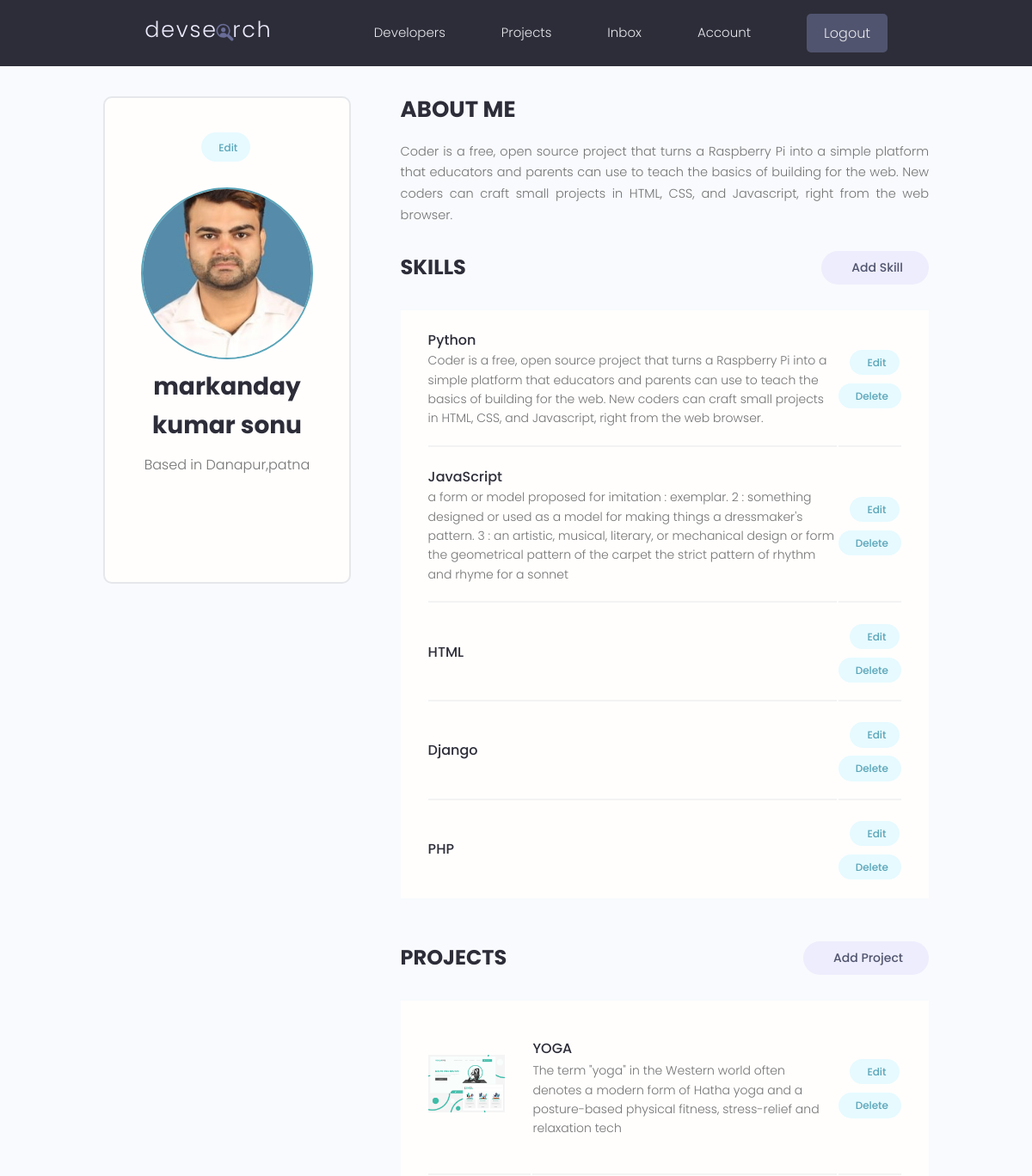
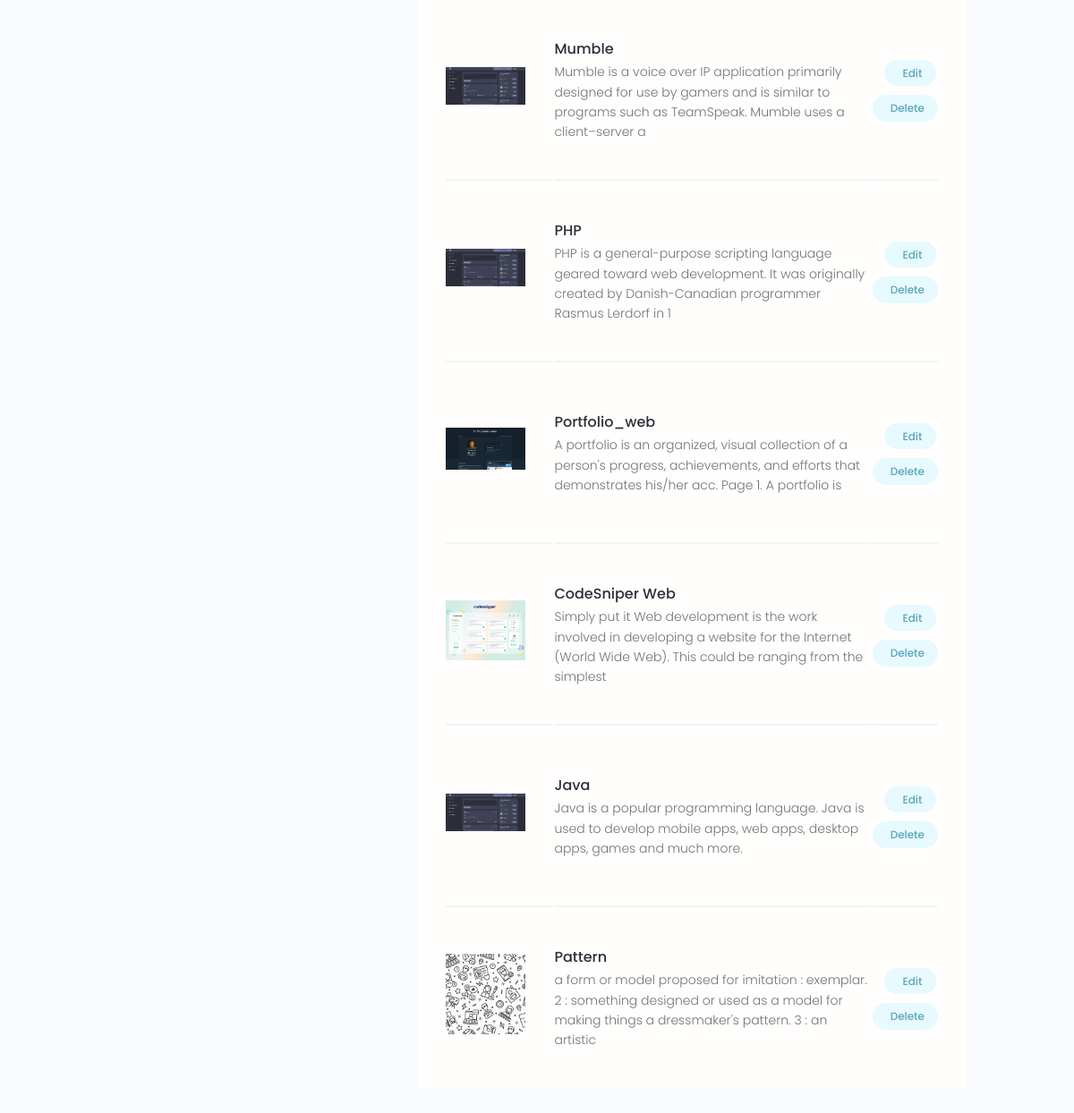
Page /account/ (signed in) on the committed database (2 pictures, top to bottom).
### users/models.py (models this page shows, shortened)
class Profile(models.Model):
    user = models.OneToOneField(
        User, on_delete=models.CASCADE, null=True, blank=True)
    name = models.CharField(max_length=200, blank=True, null=True)
    email = models.EmailField(max_length=500, blank=True, null=True)
    username = models.CharField(max_length=200, blank=True, null=True)
    location = models.CharField(max_length=200, blank=True, null=True)
    short_intro = models.CharField(max_length=200, blank=True, null=True)
    bio = models.TextField(blank=True, null=True)
    profile_image = models.ImageField(
        null=True, blank=True, upload_to='profiles/', default="profiles/user-default.png")
    social_github = models.CharField(max_length=200, blank=True, null=True)
    social_twitter = models.CharField(max_length=200, blank=True, null=True)
    social_linkedin = models.CharField(max_length=200, blank=True, null=True)
    social_youtube = models.CharField(max_length=200, blank=True, null=True)
    social_website = models.CharField(max_length=200, blank=True, null=True)
    created = models.DateTimeField(auto_now_add=True)
    id = models.UUIDField(default=uuid.uuid4, unique=True,
                          primary_key=True, editable=False)
    class Meta:
        ordering = ['created']
    @property
    def imageURL(self):
        try:
            url = self.profile_image.url
        except:
            url = ''
        return url

class Skill(models.Model):
    owner = models.ForeignKey(
        Profile, on_delete=models.CASCADE, null=True, blank=True)
    name = models.CharField(max_length=200, blank=True, null=True)
    description = models.TextField(null=True, blank=True)
    created = models.DateTimeField(auto_now_add=True)
    id = models.UUIDField(default=uuid.uuid4, unique=True,
                          primary_key=True, editable=False)

### projects/models.py (models this page shows, shortened)
class Project(models.Model):
    owner = models.ForeignKey(
        Profile, null=True, blank=True, on_delete=models.CASCADE)
    title = models.CharField(max_length=200)
    description = models.TextField(null=True, blank=True)
    featured_image = models.ImageField(
        null=True, blank=True, default="default.jpg")
    demo_link = models.CharField(max_length=2000, null=True, blank=True)
    source_link = models.CharField(max_length=2000, null=True, blank=True)
    tags = models.ManyToManyField('Tag', blank=True)
    vote_total = models.IntegerField(default=0, null=True, blank=True)
    vote_ratio = models.IntegerField(default=0, null=True, blank=True)
    created = models.DateTimeField(auto_now_add=True)
    id = models.UUIDField(default=uuid.uuid4, unique=True,
                          primary_key=True, editable=False)
    class Meta:
        ordering = ['-vote_ratio', '-vote_total', 'title']
    @property
    def imageURL(self):
        try:
            url = self.featured_image.url
        except:
            url = ''
        return url

### users/views.py (the view)
# urls.py: path('account/', views.userAccount, name="account"),
@login_required(login_url='login')
def userAccount(request):
    profile = request.user.profile
    skills = profile.skill_set.all()
    projects = profile.project_set.all()
    context = {'profile': profile, 'skills': skills, 'projects': projects}
    return render(request, 'users/account.html', context)

### users/templates/users/account.html (shortened to what this page needs)
{% extends 'main.html' %}
{% block content %}
<main class="settingsPage profile my-md">
  <div class="container">
    <div class="layout">
      <div class="column column--1of3">
        <div class="card text-center">
          <div class="card__body dev">
            <a class="tag tag--pill tag--main settings__btn" href="{% url 'edit-account' %}">
              Edit</a>
            <img class="avatar avatar--xl dev__avatar" src="{{profile.imageURL}}" />
            <h2 class="dev__name">{{profile.name}}</h2>
            <p class="dev__location">Based in {{profile.location}}</p>
            <ul class="dev__social">
            </ul>
          </div>
        </div>
      </div>
      <div class="column column--2of3">
        <div class="devInfo">
          <h3 class="devInfo__title">About Me</h3>
          <p class="devInfo__about">{{profile.bio}}</p>
        </div>
        <div class="settings">
          <h3 class="settings__title">Skills</h3>
          <a class="tag tag--pill tag--sub settings__btn tag--lg" href="{% url 'create-skill' %}"> Add Skill</a>
        </div>
        <table class="settings__table">
          {% for skill in skills %}
          <tr>
            <td class="settings__tableInfo">
              <h4>{{skill.name}}</h4>
              <p>
                {{skill.description}}
              </p>
            </td>
            <td class="settings__tableActions">
              <a class="tag tag--pill tag--main settings__btn" href="{% url 'update-skill' skill.id %}"> Edit</a>
              <a class="tag tag--pill tag--main settings__btn" href="{% url 'delete-skill' skill.id %}?next=/account">
                Delete</a>
            </td>
          </tr>
          {% endfor %}
        </table>
        <div class="settings">
          <h3 class="settings__title">Projects</h3>
          <a class="tag tag--pill tag--sub settings__btn tag--lg" href="{% url 'create-project' %}"> Add Project</a>
        </div>
        <table class="settings__table">
          {% for project in projects %}
          <tr>
            <td class="settings__thumbnail">
              <a href="{% url 'project' project.id %}"><img src="{{project.imageURL}}" alt="Project Thumbnail" /></a>
            </td>
            <td class="settings__tableInfo">
              <a href="{% url 'project' project.id %}">{{project.title}}</a>
              <p>{{project.description|slice:"150"}}</p>
            </td>
            <td class="settings__tableActions">
              <a class="tag tag--pill tag--main settings__btn" href="{% url 'update-project' project.id %}"> Edit</a>
              <a class="tag tag--pill tag--main settings__btn"
                href="{% url 'delete-project'  project.id %}?next=/account">
                Delete</a>
            </td>
          </tr>
          {% endfor %}
        </table>
      </div>
    </div>
  </div>
</main>
{% endblock %}

### static/styles/app.css (style rules this page uses)
:root { --color-sub: #2d2d39; }
.card { border: 2px solid var(--color-light); }
img { width: 100%; }
.profile .card > .dev { padding: 4rem; }
.dev__avatar { display: block; margin: auto; }
.dev__name { color: var(--color-sub); font-size: 2.8rem; font-weight: 700; margin-top: 1rem; margin-bottom: 0.5rem; }
.dev__location { margin-top: 1rem; }
.dev__social { margin: 3rem 0; list-style: none; display: flex; justify-content: center; gap: 1.5rem; }
.devInfo { margin-bottom: 3rem; }
.devInfo__title, .devInfo__subtitle { font-size: 2.6rem; color: var(--color-sub); text-transform: uppercase; font-weight: 700; margin-bottom: 1.5rem; }
.devInfo__about, .devSkill__info { font-size: 1.45rem; line-height: 1.7; text-align: justify; }
.settingsPage .dev > .settings__btn { display: inline-block; margin-bottom: 3rem; }
.settings { display: flex; justify-content: space-between; align-items: center; }
.settings__title { font-size: 2.4rem; text-transform: uppercase; font-weight: 700; color: var(--color-sub); }
.settings__table { margin-top: 3rem; margin-bottom: 5rem; padding: 0 3rem; background: var(--color-white); }
.settings__table tr { width: 100%; }
.settings__table tr > td { padding: 2rem 0; }
.settings__table tr:not(:last-child) td { border-bottom: 2px solid var(--color-white-light); }
.settings__thumbnail { width: 23%; min-width: 10rem; }
.settings__thumbnail img { padding-right: 3rem; height: 15rem; object-fit: contain; }
.settings__tableInfo { width: 100%; }
.settings__tableInfo h4, .settings__tableInfo a { padding-right: 1rem; width: auto; font-size: 1.6rem; font-weight: 500; color: var(--color-sub); }
.settings__tableInfo p { font-size: 1.4rem; }
.settings__tableActions { text-align: right; }

### static/uikit/styles/modules/_variables.css (style rules this page uses)
:root { --color-main: #5aa5b9; --color-main-light: #e6faff; --color-sub: #3f4156; --color-sub-light: #51546e; --color-sub-lighter: #ededfd; --color-text: #737373; --color-gray: #8b8b8b; --color-light: #e5e7eb; --color-light-gray: #767676; --color-bg: #f8fafd; --color-white: #fffefd; --color-white-light: #f3f3f3; --color-success: #359e64; --color-success-bg: #def8e8; --color-error: #fc4b0b; --color-error-bg: #fff2ee; --font-base: 'Poppins', arial, helvetica, 'Segoe UI', roboto, ubuntu, sans-serif; --font-monospace: 'Fira Code', 'Courier New', courier, monospace; --font-regular: 300; --font-medium: 500; --font-bold: 700; --generic-shadow: 1px 1px 5px #00000010; --generic-transition: all 0.3s ease-in-out; }

### static/uikit/styles/modules/_base.css (style rules this page uses)
* { margin: 0; padding: 0; box-sizing: border-box; text-rendering: optimizeLegibility; color: inherit; font-size: inherit; }
html { font-size: 50%; }
@media only screen and (min-width: 480px) { html { font-size: 56.25%; } }
@media only screen and (min-width: 1200px) { html { font-size: 62.5%; } }
body { line-height: 1.6; font-weight: 400; font-size: 1.5rem; color: var(--color-text); background-color: var(--color-bg); min-height: 100vh; }

### static/uikit/styles/modules/_typography.css (style rules this page uses)
* { font-family: var(--font-base); }
h2 { font-size: 3.6rem; font-weight: var(--font-bold); }
h3 { font-size: 3.2rem; font-weight: var(--font-medium); }
h4 { font-size: 2.8rem; font-weight: var(--font-medium); }
p, span, strong { font-size: 1.6rem; color: var(--color-text); font-weight: var(--font-regular); }
a { padding-bottom: 2px; text-decoration: none; display: inline-block; color: var(--color-main); font-weight: var(--font-medium); }

### static/uikit/styles/modules/_utilities.css (style rules this page uses)
.container { width: 92%; max-width: 165rem; margin: 0 auto; box-sizing: border-box; }
@media screen and (min-width: 1000px) { .container { width: 90%; } }
@media screen and (min-width: 1200px) { .container { width: 80%; } }
.text-center { text-align: center; }
.my-md { margin: 3rem auto; }

### static/uikit/styles/modules/_avatar.css (style rules this page uses)
.avatar { border-radius: 50%; border: 2px solid var(--color-main); object-fit: cover; }
.avatar--xl { height: 20rem; width: 20rem; }

### static/uikit/styles/modules/_card.css (style rules this page uses)
.card { border-radius: 1rem; background-color: var(--color-white); border: 1.5px solid var(--color-light); width: auto; height: auto; margin-top: 0.5rem; margin-bottom: 0.5rem; overflow: hidden; }
.card__body, .card__header { padding: 2rem 2.5rem; }

### static/uikit/styles/modules/_layout.css (style rules this page uses)
.layout { display: flex; flex-flow: row wrap; justify-content: space-between; }
.layout > .column { margin-bottom: 3rem; }
.layout > .column.column--1of3 { flex-basis: 30%; }
.layout > .column.column--2of3 { flex-basis: 64%; }

### rows in the picture
Profile: imageURL (picture), name "markanday kumar sonu", location "Danapur,patna", bio "Coder is a free, open source project that turns a Raspberry Pi into a simple platform that educators and parents can use to teach the basics of building for the web. New coders can craft small projects in HTML, CSS, and Javascript, right from the web browser."
Skill: name "Python", description "Coder is a free, open source project that turns a Raspberry Pi into a simple platform that educators and parents can use to teach the basics of building for the web. New coders can craft small projects in HTML, CSS, and Javascript, right from the web browser."
Skill: name "JavaScript", description "a form or model proposed for imitation : exemplar. 2 : something designed or used as a model for making things a dressmaker's pattern. 3 : an artistic, musical, literary, or mechanical design or form the geometrical pattern of the carpet the strict pattern of rhythm and rhyme for a sonnet"
Skill: name "HTML"
Skill: name "Django"
Skill: name "PHP"
Project: imageURL (picture), title "YOGA", description "The term \"yoga\" in the Western world often denotes a modern form of Hatha yoga and a posture-based physical fitness, stress-relief and relaxation tech"
Project: imageURL (picture), title "Mumble", description "Mumble is a voice over IP application primarily designed for use by gamers and is similar to programs such as TeamSpeak. Mumble uses a client–server a"
Project: imageURL (picture), title "PHP", description "PHP is a general-purpose scripting language geared toward web development. It was originally created by Danish-Canadian programmer Rasmus Lerdorf in 1"
Project: imageURL (picture), title "Portfolio_web", description "A portfolio is an organized, visual collection of a person's progress, achievements, and efforts that demonstrates his/her acc. Page 1. A portfolio is"
Project: imageURL (picture), title "CodeSniper Web", description "Simply put it Web development is the work involved in developing a website for the Internet (World Wide Web). This could be ranging from the simplest"
Project: imageURL (picture), title "Java", description "Java is a popular programming language. Java is used to develop mobile apps, web apps, desktop apps, games and much more."
Project: imageURL (picture), title "Pattern", description "a form or model proposed for imitation : exemplar. 2 : something designed or used as a model for making things a dressmaker's pattern. 3 : an artistic"
